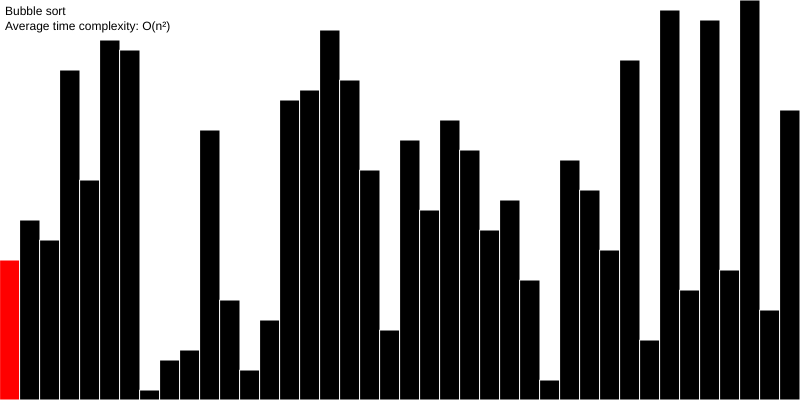
Frame 1 (no input)
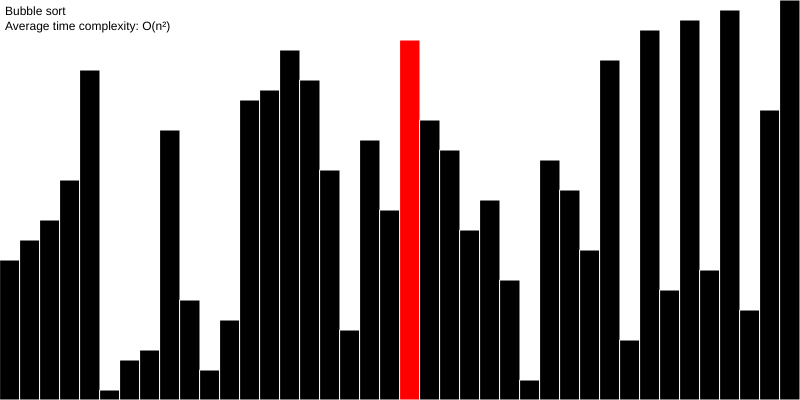
Frame 60 (no input)
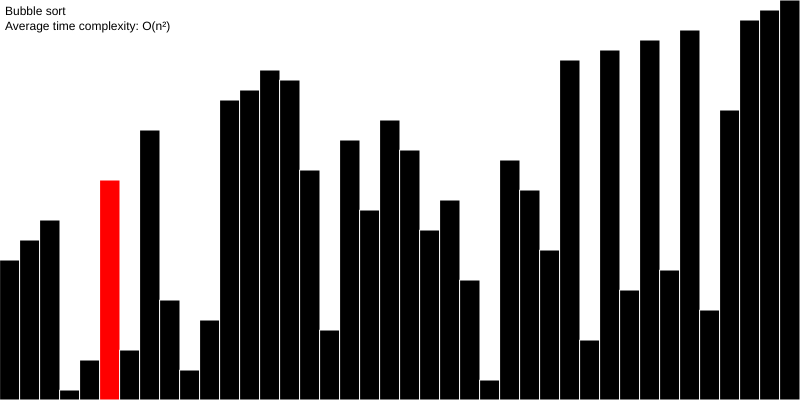
Frame 120 (the mouse pressed at the canvas centre since frame 60)

The p5.js sketch that drew these frames (run headless with seeded random() and noise() and a simulated clock; from frame 60 on, the mouse is pressed at the canvas centre):

// p5.js sketch
// ── sketch.js
var arr = [];
var spacing = 10;
var index = 0;
var leftToSort;

function setup() {
  createCanvas(800, 400);
  frameRate(60);
  for (var i = spacing; i <= height; i += spacing) {
    arr.push(i);
  }
  arr = shuffle(arr);
  leftToSort = arr.length;
}

function draw() {
  background(255);
  stroke(255);
  fill(0);
  for (var i = 0; i < arr.length; i++) {
    if (i == index) {
      fill(255, 0, 0);
    }
    rect((i * width) / arr.length, height - arr[i], width / arr.length, arr[i]);
    fill(0);
  }

  text("Bubble sort\nAverage time complexity: O(n²)", 5, 15)
  
  swap(index, index + 1);
  index++;
  if (index + 1 >= leftToSort) {
    index = 0;
    leftToSort--;
    if (leftToSort == 0) {
      console.log("It's sorted");
      noLoop();
    }
  }
}

function swap(i, j) {
  if (arr[i] > arr[j]) {
    temp = arr[i];
    arr[i] = arr[j];
    arr[j] = temp;
  }
}
